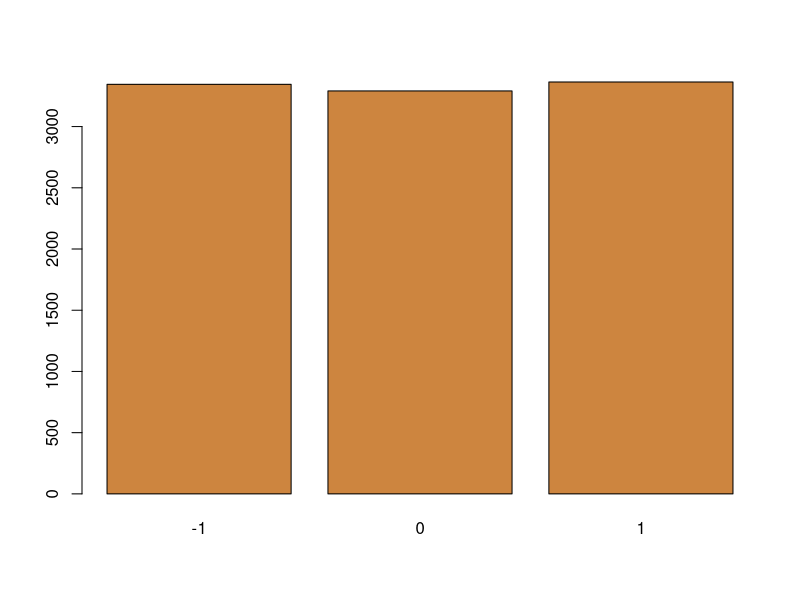
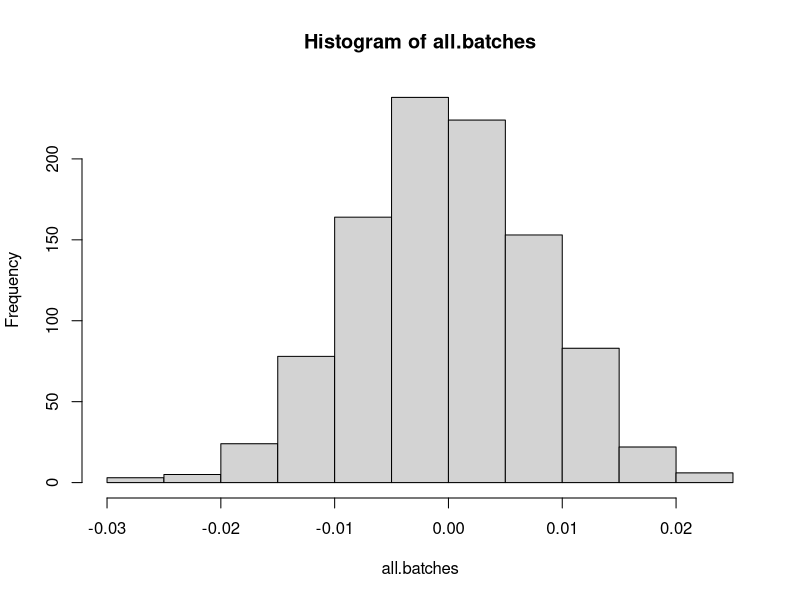

R code for these plots, in order:
## ---- chunk 1
knitr::opts_chunk$set(echo = TRUE)
## ---- chunk 2
spinner=c(-1, 0, 1)
one.run=sample(spinner, 1)
one.run
## ---- chunk 3
nsims=10000
many.runs=sample(spinner, nsims, replace=TRUE)
tab=table(many.runs)
tab
barplot(tab, col="peru")
## ---- chunk 4
mean(many.runs)
## ---- chunk 5
spin.mc<-function(){
  return(mean(sample(spinner, nsims, replace=TRUE)))
}
spin.mc()
## ---- chunk 6
num.batches=1000
all.batches=replicate(num.batches, spin.mc())
hist(all.batches, breaks=18)
mean(all.batches)
var(all.batches)
sd(all.batches)
## ---- chunk 7
var=1^2*(1/3)+0^2*(1/3)+(-1)^2*(1/3)
var.sample.mean=var/(10000)
var.sample.mean
## ---- chunk 8
p.loss=1/2
p.win=1/6
p.no=1/3
prob=c(1/2, 1/6, 1/3)
win=c(-1, 9, 0)
exp.game=sum(prob*win)
exp.game
## ---- chunk 9
nsims=10000
many.gambles=sample(win, nsims, replace=TRUE, prob=prob)
avg.gamble=mean(many.gambles)
avg.gamble
## ---- chunk 10
n.trials=50
prob.s=2/5
## ---- chunk 11
exp.X=n.trials*prob.s
exp.X
## ---- chunk 12
runs<-rbinom(10000, size=50, prob=2/5)
mean(runs)
